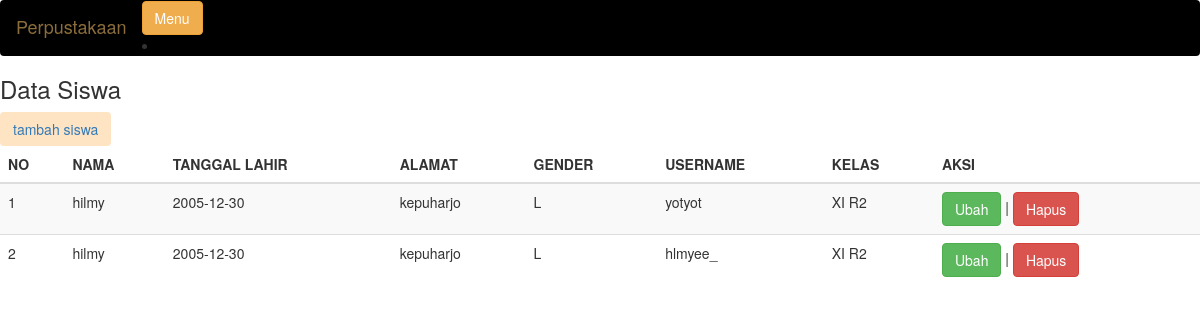
The page /tampil_siswa.php (signed in) on the database its author committed.
### tables this page shows
CREATE TABLE `siswa` (
  `id_siswa` int(11) NOT NULL,
  `nama_siswa` varchar(100) NOT NULL,
  `tanggal_lahir` date NOT NULL,
  `gender` enum('L','P') NOT NULL,
  `alamat` text NOT NULL,
  `username` varchar(255) NOT NULL,
  `password` varchar(255) NOT NULL,
  `id_kelas` int(11) NOT NULL
);

CREATE TABLE `kelas` (
  `id_kelas` int(11) NOT NULL,
  `nama_kelas` varchar(20) NOT NULL,
  `kelompok` varchar(20) NOT NULL,
  `angkatan` int(100) NOT NULL
);

### tampil_siswa.php (the view, shortened to what this page needs)
<?php include 'navbar.php'; ?>
     <body>
        <h3>Data Siswa</h3>
        <a href="tambah_siswa.php"><input type ="submit" name="" value="tambah siswa" class="btn" style="background-color:Bisque;"></a>
        <table class="table table-hover table-striped">
            <thead>
                <tr>
                    <th>NO</th> <th>NAMA</th> <th>TANGGAL LAHIR</th>
                    <th>ALAMAT</th> <th>GENDER</th>
                    <th>USERNAME</th> <th>KELAS</th> <th>AKSI</th>
                </tr>
            </thead>
            <tbody>
<?php
include "koneksi.php";
$qry_siswa=mysqli_query($conn,"select * from siswa join kelas on kelas.id_kelas=siswa.id_kelas");
$no=0;
while($data_siswa=mysqli_fetch_array($qry_siswa)){
$no++;?>
<tr>
    <td><?=$no?></td>
    <td><?=$data_siswa['nama_siswa']?></td>
     <td><?=$data_siswa['tanggal_lahir']?></td>
     <td><?=$data_siswa['alamat']?></td>
     <td><?=$data_siswa['gender']?></td>
     <td><?=$data_siswa['username']?></td>
     <td><?=$data_siswa['nama_kelas']?></td>
     <td>
        <a href="ubah_siswa.php?id_siswa=<?=$data_siswa['id_siswa']?>" class="btn btn-success">Ubah</a> |
        <a href="hapus_siswa.php?id_siswa=<?=$data_siswa['id_siswa']?>" onclick="return confirm('Apakah anda yakin menghapus data ini?')" class="btn btn-danger">Hapus</a>
    </td>
</tr>
<?php
}
?>
</tbody>
</table>
</body>
</html>

### rows shown on the page
siswa: nama_siswa "hilmy", tanggal_lahir "2005-12-30", alamat "kepuharjo", gender "L", username "yotyot", id_kelas.nama_kelas "XI R2"
siswa: nama_siswa "hilmy", tanggal_lahir "2005-12-30", alamat "kepuharjo", gender "L", username "hlmyee_", id_kelas.nama_kelas "XI R2"
